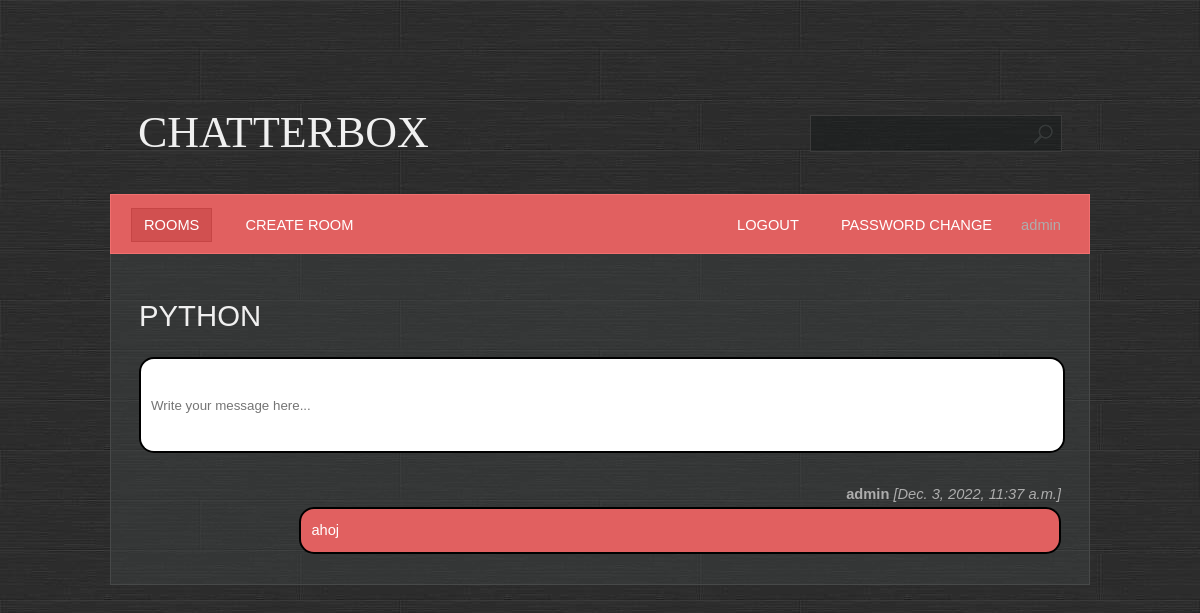
Before: /room/detail/2/ (signed in) with the older database file.
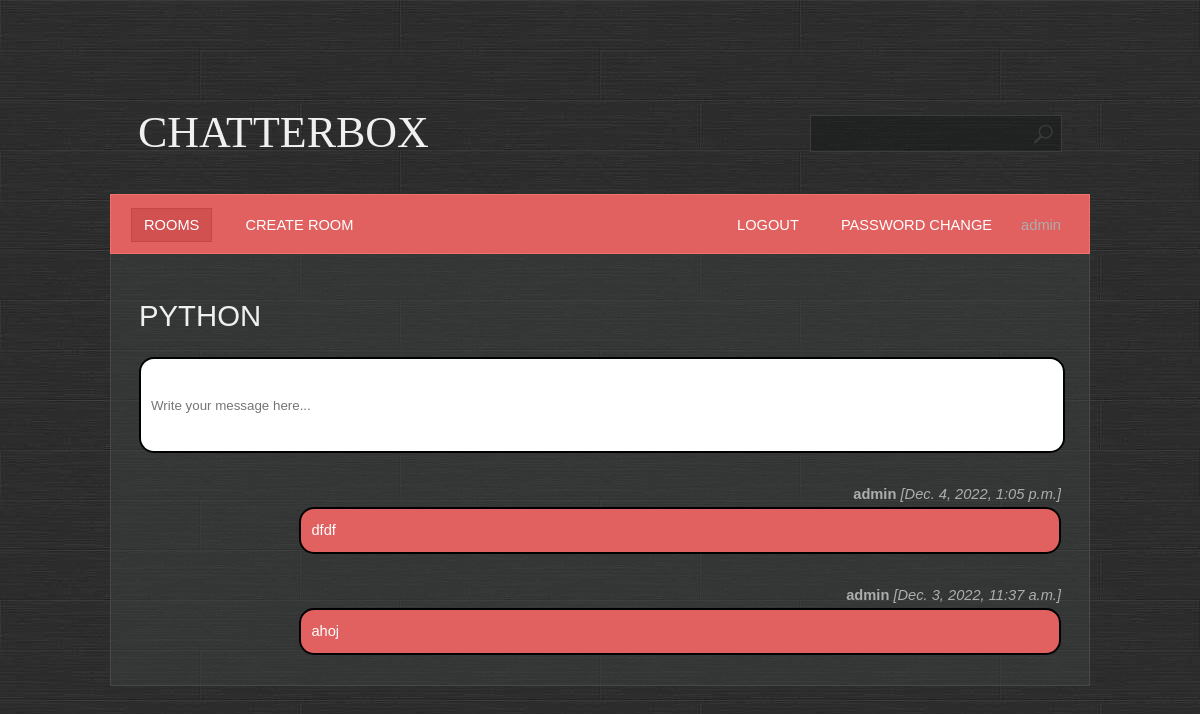
After: the same page with the newer database file.
### base/models.py (models this page shows, shortened)
class Message(Model):
    body = models.TextField()
    room = models.ForeignKey(Room, on_delete=models.CASCADE)
    user = models.ForeignKey(User, on_delete=models.CASCADE)
    created = models.DateTimeField(auto_now_add=True)
    updated = models.DateTimeField(auto_now=True)
    class Meta:
        ordering = ['-created', 'body']

### base/views.py (the view, shortened to what this page needs)
# urls.py: path('room/detail/<pk>/', base.views.room, name='room'),
@login_required
@permission_required(['base.view_room', 'base.view_message'])
def room(request, pk):
    LOGGER.warning(request.method)
    room = Room.objects.get(id=pk)
    messages = room.message_set.all()
    context = {'messages': messages, 'room': room}
    return render(request, template_name='base/room.html', context=context)

### base/templates/base/room.html (shortened to what this page needs)
{% extends 'main.html' %}
{% block content %}
    <h1>{{ room.name }}</h1>
    <div class="box room__message">
        {% if perms.base.add_message %}
            <form method="POST">
                <input name="body" placeholder="Write your message here..."/>
            </form>
        {% endif %}
    </div>
    {% for message in messages %}
        <div class="box">
            {% if user == message.user %}
                <div style="float: right"><b>{{ message.user }}</b> <i>[{{ message.created}}]</i></div>
                <div class="message" style="float: right; background-color: #e16060; color: white ">{{ message.body }}</div>
         {% else %}
                <div><b>{{ message.user }}</b> <i>[{{ message.created}}]</i></div>
                <div class="message">{{ message.body }}</div>
            {% endif %}
        </div>
    {% endfor %}
{% endblock %}

Changed rows visible on the page:
added Message: user "admin", created "Dec. 4, 2022, 1:05 p.m.", body "dfdf"
